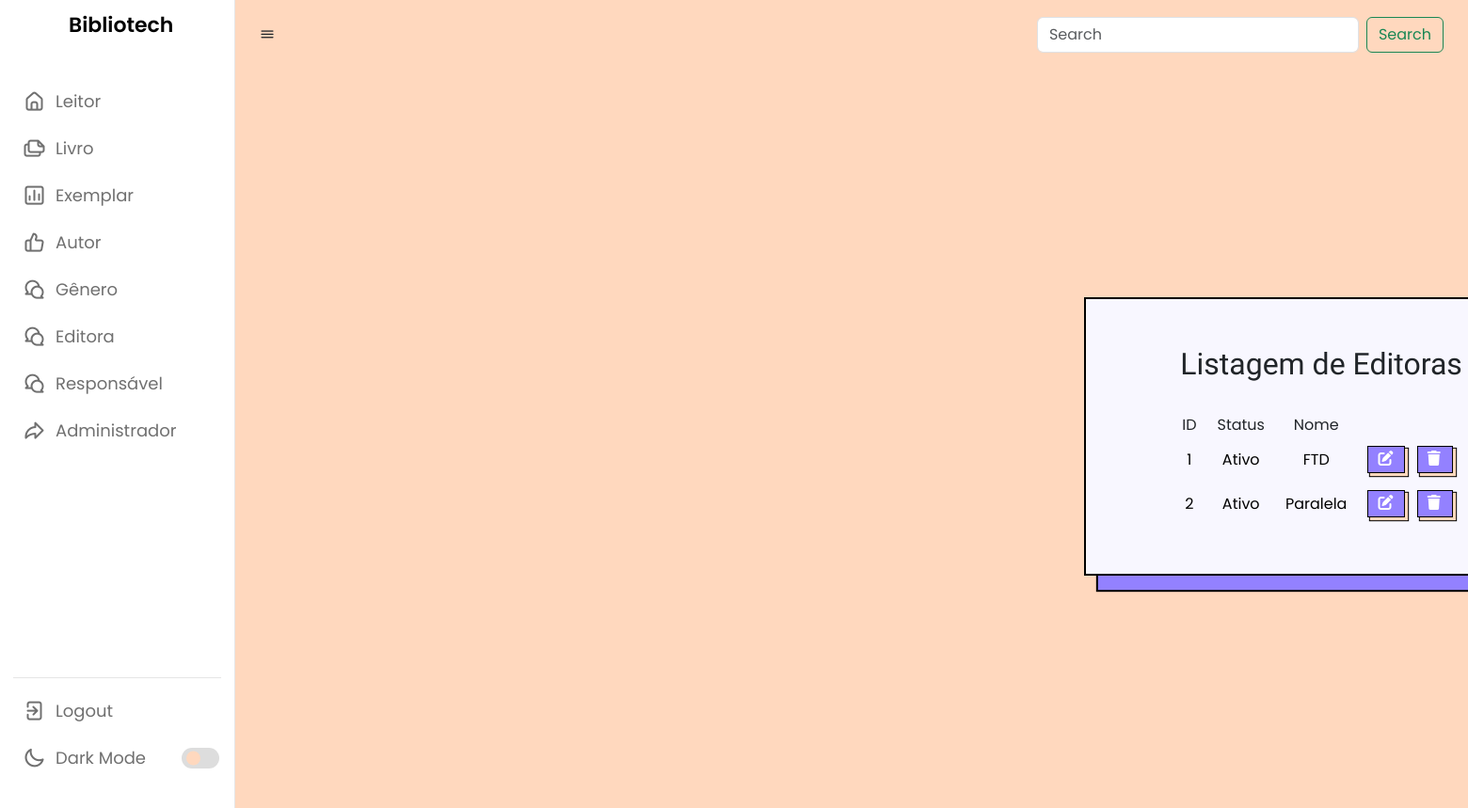
Page /listarEditora1.php on the earlier database version.
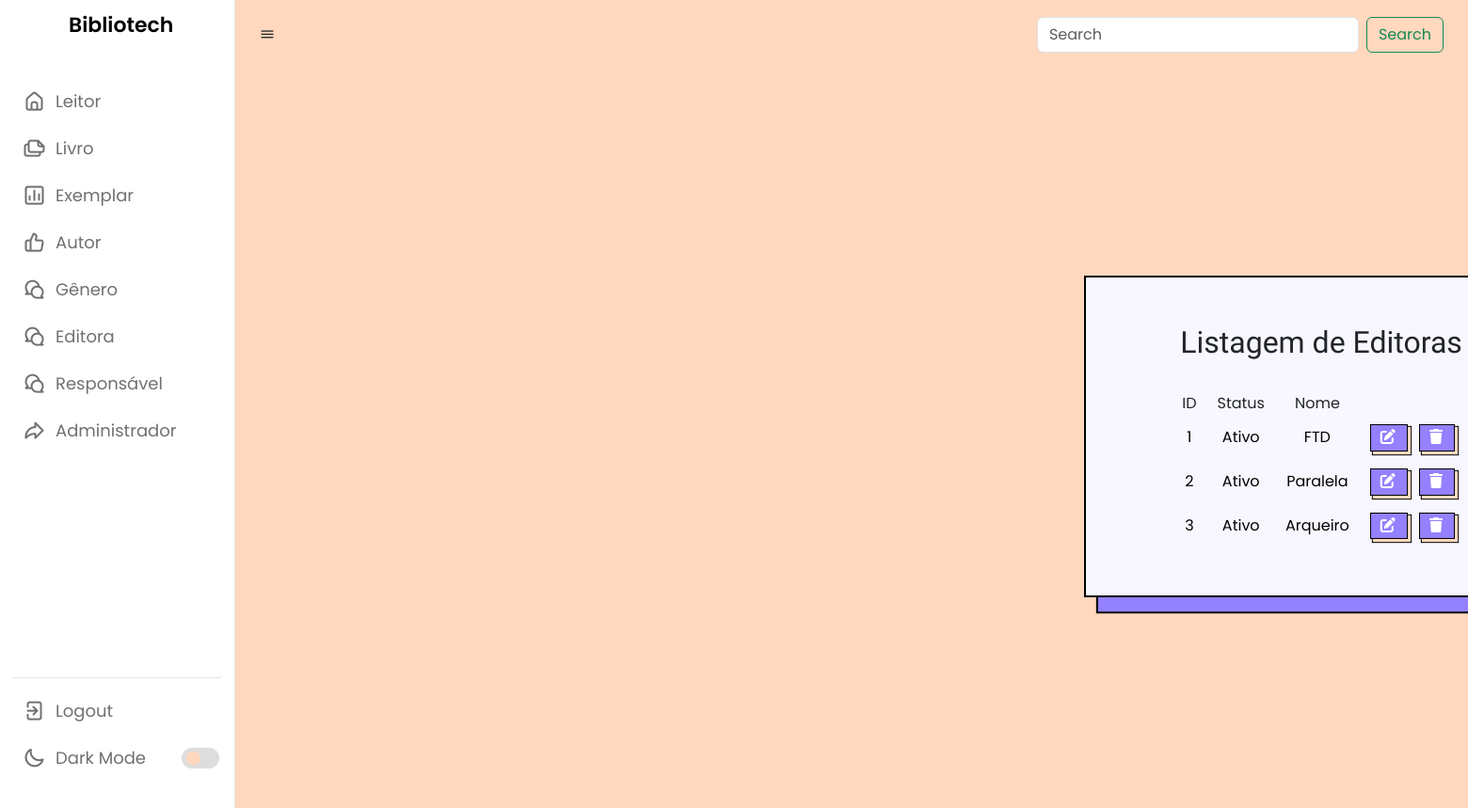
Same page on the later database version.
### tables this page shows
CREATE TABLE `editora` (
  `id` int(11) NOT NULL,
  `status` varchar(45) NOT NULL,
  `nome` varchar(100) NOT NULL
);

### listarEditora1.php (the view, shortened to what this page needs)
<?php
require_once("conexao.php");
$sql = "select * from editora";
$resultado = mysqli_query($conexao, $sql);
?>
<?php require_once("navbar.php"); ?>
            <div class="geekcb-wrapper">
                <form method="post" class="geekcb-form-contact">
                    <div class="listar">
                        <h2 style="font-family: 'Fjalla One'; text-align: center">Listagem de Editoras
                        </h2><br>
                        <table>
                            <thead>
                                <tr>
                                    <td>ID</td>
                                    <td>Status</td>
                                    <td>Nome</td>
                                </tr>
                            <tbody>
                                <?php while ($linha = mysqli_fetch_array($resultado)) { ?>
                                    <tr>
                                        <td>
                                            <?= $linha['id'] ?>
                                        </td>
                                        <td>
                                            <?= $linha['status'] ?>
                                        </td>
                                        <td>
                                            <?= $linha['nome'] ?>
                                        </td>
                                        <td>
                                            <a style="margin-right: 8px;" href="alterarEditora.php? id=<?= $linha['id'] ?>" class="botao">
                                                <i class="fa-solid fa-pen-to-square"></i></a>
                                            <a href="listarGenero.php? id=<?= $linha['id'] ?>" class="botao"
                                                onclick="return confirm('Deseja mesmo excluir o cadastro?')">
                                                <i class="fa-sharp fa-solid fa-trash"></i> </a>
                                        </td>
                                    </tr>
                                <?php } ?>
                            </tbody>
                        </table>
                    </div>
                </form>
            </div>
    </section>
</body>
</html>

Differences in the rows shown:
added editora: id "3", status "Ativo", nome "Arqueiro"
